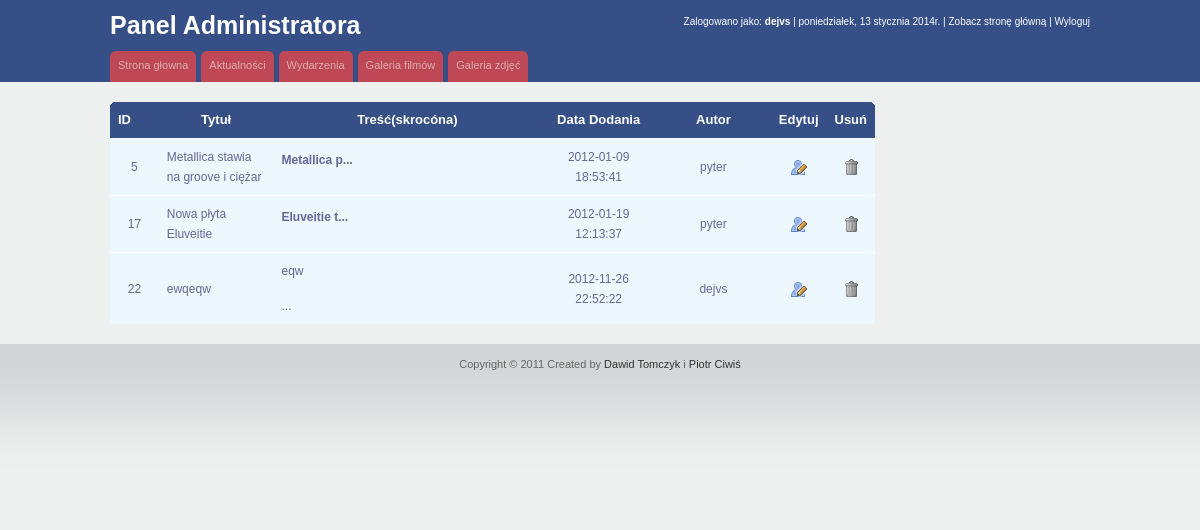
/PAI_musicBlog/administrator/index.php?admin=news&action=showNews (signed in), run on the app's committed database.
### tables this page shows
CREATE TABLE `news` (
  `id` int(11) NOT NULL auto_increment,
  `author` int(11) NOT NULL,
  `data` datetime NOT NULL,
  `category` text NOT NULL,
  `title` text NOT NULL,
  `content` text NOT NULL,
  PRIMARY KEY  (`id`)
);

CREATE TABLE `users` (
  `id` int(11) NOT NULL auto_increment,
  `login` varchar(20) NOT NULL,
  `pass` varchar(20) NOT NULL,
  `mail` varchar(50) NOT NULL,
  `forname` varchar(20) NOT NULL,
  `surname` varchar(50) NOT NULL,
  `city` varchar(20) NOT NULL,
  `sex` varchar(1) NOT NULL,
  `bornDate` date NOT NULL,
  `addDate` date NOT NULL,
  `avatar` varchar(25) NOT NULL,
  `about` varchar(500) NOT NULL,
  `range` tinyint(4) NOT NULL,
  PRIMARY KEY  (`id`)
);

### PAI_musicBlog/administrator/includes/show.class.php (the view, shortened to what this page needs)
<?php
class Show
{
    private static function showDate()
    {
        $dzien = date('d');
        $dzien_tyg = date('l');
        $miesiac = date('n');
        $rok = date('Y');
        $miesiac_pl = array(1 => 'stycznia', 'lutego', 'marca', 'kwietnia', 'maja', 'czerwca', 'lipca', 'sierpnia', 'września', 'października', 'listopada', 'grudnia');
        $dzien_tyg_pl = array('Monday' => 'poniedziałek', 'Tuesday' => 'wtorek', 'Wednesday' => 'środa', 'Thursday' => 'czwartek', 'Friday' => 'piątek', 'Saturday' => 'sobota', 'Sunday' => 'niedziela');
        echo $dzien_tyg_pl[$dzien_tyg].", ".$dzien." ".$miesiac_pl[$miesiac]." ".$rok."r.";
    }
    public static function DiplayHeader($user)
    {
        echo
        '
            <!DOCTYPE html PUBLIC "-//W3C//DTD XHTML 1.0 Transitional//EN" "http://www.w3.org/TR/xhtml1/DTD/xhtml1-transitional.dtd">
            <html xmlns="http://www.w3.org/1999/xhtml">
            <head>
                <meta http-equiv="Content-type" content="text/html; charset=utf-8" />
                <title>Panel Administratora</title>
                <link rel="stylesheet" href="style.css" type="text/css" media="all" />
                <link rel="stylesheet" href="uni-form/default.uni-form.css" type="text/css" media="all" />
                <link rel="stylesheet" href="uni-form/uni-form.css" type="text/css" media="all" />
                <script type="text/javascript" src="js/jquery-1.5.1.min.js"></script>
				<script type="text/javascript" src="ckeditor/ckeditor.js"></script>
				<script type="text/javascript" src="ckeditor/adapters/jquery.js"></script>
				<script language="javascript">
						$(document).ready(function(){
							$(\'textarea\').ckeditor({ height : 300 });
						});
				</script>
            </head>
            <body>
                <div id="header">
                    <div class="shell">
                        <div id="head">
                            <h1><a href="index.php">Panel Administratora</a></h1>
                            <div class="right">
                                <p>
                                    Zalogowano jako: <strong>',$user,'</strong> | ';
                                    Show::showDate();
                                    echo ' | <a href="../index.php" target="_new" >Zobacz stronę główną</a> |
                                    <a href="logout.php">Wyloguj</a>
                                </p>
                            </div>
                        </div>
                        <div id="navigation">
                            <ul>
                                <li><a href="index.php"><span>Strona głowna</span></a></li>
                                <li><a href="index.php?admin=news"><span>Aktualności</span></a></li>
                                <li><a href="index.php?admin=events"><span>Wydarzenia</span></a></li>
                                <li><a href="index.php?admin=films"><span>Galeria filmów</span></a></li>
                                <li><a href="index.php?admin=gallery"><span>Galeria zdjęć</span></a></li>
                            </ul>
                        </div>
                    </div>
                </div>
                <div id="content" class="shell">';
    }
    public static function DiplayFooter()
    {
        echo '
            </div>
            <div id="footer">
                <p>Copyright &copy; 2011 Created by <a href="mailto:dawidtomczyk@wp.eu">Dawid Tomczyk </a> i <a href="mailto:">Piotr Ciwiś</a></p>
            </div>
            </body>
            </html>';
    }
    public static function News($action)
    {
		if(!empty($action))
		{
				switch($action)
				{
					case 'showNews':
						AdminNews::showNews();
						break;
				}
		}
	}
    public static function showNewsFunct($i, $id, $title, $content, $addDate, $author)
    {
        if (!$i <= 0)
        {
            echo
            '
                <tr>
                    <td align="center">',$id,'</td>
                    <td>',$title,'</td>
                    <td>',$content,'</td>
                    <td align="center">',$addDate,'</td>
                    <td align="center">',$author,'</td>
                    <td align="center"><a href="index.php?admin=news&action=edit&id=',$id,'"><img src="images/user_edit.png" alt="Edytuj artykuł..." title="Edytuj artykuł..." border="0" /></a></td>
                    <td align="center"><a href="index.php?admin=news&action=delete&id=',$id,'" class="ask"><img src="images/trash.png" alt="Usuń artykuł..." title="Usuń artykuł..." border="0" /></a></td>
                </tr>
            ';
        }
        else
        {
            echo Show::ShowMessage ("Brak artykułów do wyświetlenia...", false);
        }
    }
}
?>

### PAI_musicBlog/administrator/includes/admin.news.class.php (shortened to what this page needs)
<?php
class AdminNews
{
    public static function showNews()
    {
		if($_SESSION['id'])
		{
			$host = 'laverte.nazwa.pl';
			$login = 'laverte_13';
			$password = 'DAwidtomczyks11';
			$database = 'laverte_13';
			try
			{
				@$db = new mysqli($host, $login, $password, $database);
				if(mysqli_connect_errno()) {
					echo Show::ShowMessage ("Nie udało się połczyć z baza...", false);
				}
				else
				{
					$query = "Select n.id, n.title, n.content, n.data, u.login From news n Inner Join users u On n.author = u.id Order By n.data";
					$result = @$db->query($query);
					$all = $result->num_rows;
					if($all <= 0) {
						echo Show::ShowMessage ("Brak artukułów do wyświetlenia...", false);
					}
					else
					{
						if ($result === false)
						{
							throw new sqlQueryError();
							$db->close();
						}
						else
						{
							echo
							'
								<table width="100%" id="rounded-corner">
								<thead>
									<tr>
										<th width="5%" class="rounded-company" scope="col">ID</th>
										<th width="15%" class="rounded" scope="col" align="center">Tytuł</th>
										<th width="35%" class="rounded" scope="col" align="center">Treść(skrocóna)</th>
										<th width="15%" class="rounded" scope="col" align="center">Data Dodania</th>
										<th width="15%" class="rounded" scope="col" align="center">Autor</th>
										<th width="5%" class="rounded" scope="col" align="center">Edytuj</th>
										<th width="5%" class="rounded-q4" scope="col" align="center">Usuń</th>
									</tr>
								</thead>
								<tfoot>
								</tfoot>
								<tbody>
							';
							while(($news = $result->fetch_assoc()) !== null)
							{
								Show::showNewsFunct($all, $news['id'], $news['title'], substr($news['content'],0,20).'...', $news['data'], $news['login']);
							}
							echo
							'
								   </tbody>
							</table>
							';
						}
					}
				}
			}
			catch(Exception $Error)
			{
				echo Show::ShowMessage('Wystapil powazny błąd....', false);
			}
		}
		else
		{
			echo Show::ShowMessage('Nie powinno Cię tu być..', false);
		}
    }
}
?>

### PAI_musicBlog/administrator/style.css (style rules this page uses)
body { font-family: Verdana, Arial, sans-serif; font-size:12px; line-height:20px; color:#666; background:#eeefef; }
.right { float:right; display:inline; }
a { color:#364f86; text-decoration: none; cursor:pointer; }
.shell { width:980px; margin:0 auto; }
h1, h2, h3, h4, h5 { font-family: "Trebuchet MS", Arial, sans-serif; padding-bottom:8px; }
h1 { font-size:18px; line-height:22px; }
#header { background:#364f86; height:82px; }
#header h1 { float:left; white-space:nowrap; padding-top:8px; font-size:25px; line-height:35px; color:#fff; }
#header a { color:#fff }
#header #head { height:43px; overflow:hidden; }
#header .right { color:#fff; white-space:nowrap; font-size:10px; }
#header .right p { padding-top:12px; }
#navigation { height:31px; }
#navigation ul { list-style-type: none; padding-top:8px; font-size:11px; }
#navigation ul li { float:left; display:inline; margin-right:5px; }
#navigation ul li a, #navigation ul li a span { float:left; display:inline; height:31px; padding:0 0 0 8px; background:url(images/nav.gif) no-repeat 0 0; }
#navigation ul li a span { padding:0 8px 0 0; background-position:right 0; }
#navigation ul li a { color:#ddadab; line-height:29px; }
#content { padding:20px 0 20px 0; }
#content p { padding-bottom:15px; }
#content a { text-decoration: underline; }
#footer { text-align: center; font-size:11px; padding:10px 0 0 0; color:#666; background:url(images/footer.gif) repeat-x 0 0; height:148px; }
#footer a { color:#333; }
#rounded-corner { margin:0px; width:765px; text-align: left; border-collapse: collapse; }
#rounded-corner thead th.rounded-company { width:26px; background: #364f86 url('images/left.jpg') left top no-repeat; }
#rounded-corner thead th.rounded-q4 { background: #364f86 url('images/right.jpg') right top no-repeat; }
#rounded-corner th { padding: 8px; font-weight: bold; font-size: 13px; color: #fff; background: #364f86; }
#rounded-corner td { padding: 8px; background: #ecf8fd; border-top: 1px solid #fff; color: #669; }

### data on the page
news: id "5", title "Metallica stawia na groove i ciężar", content "Metallica p...", data "2012-01-09 18:53:41", users.login "pyter"
news: id "17", title "Nowa płyta Eluveitie", content "Eluveitie t...", data "2012-01-19 12:13:37", users.login "pyter"
news: id "22", title "ewqeqw", content "eqw ...", data "2012-11-26 22:52:22", users.login "dejvs"

### other printed values
$user "dejvs"
